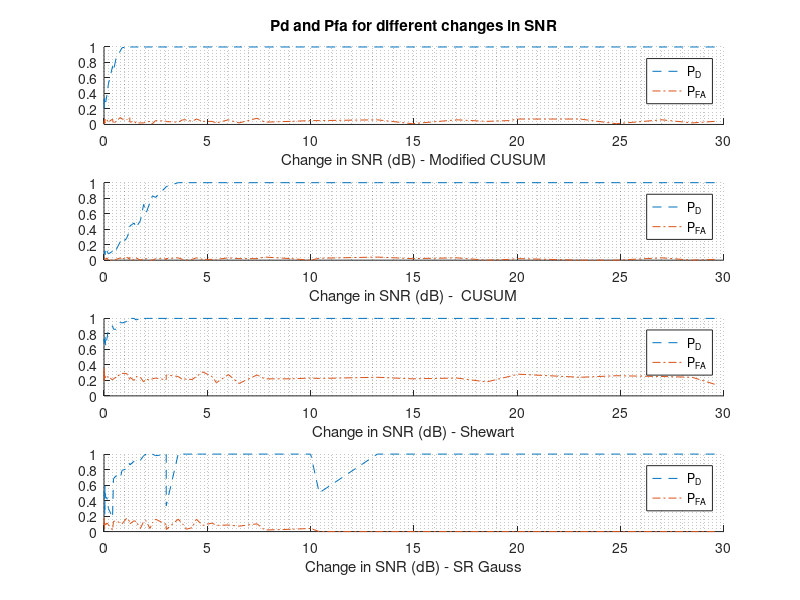
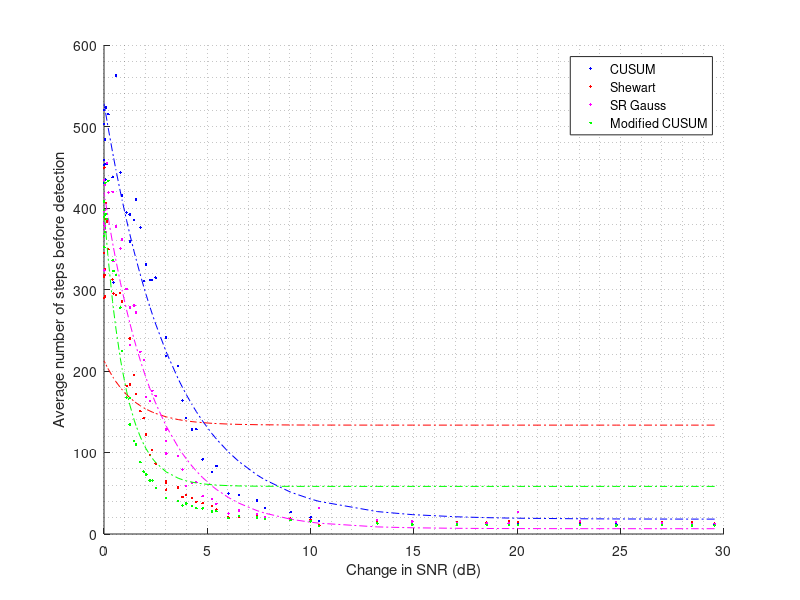
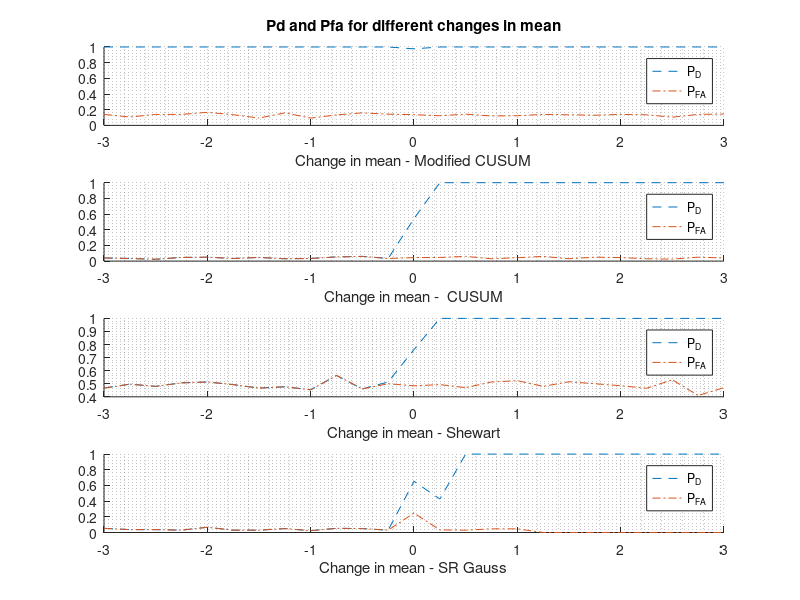
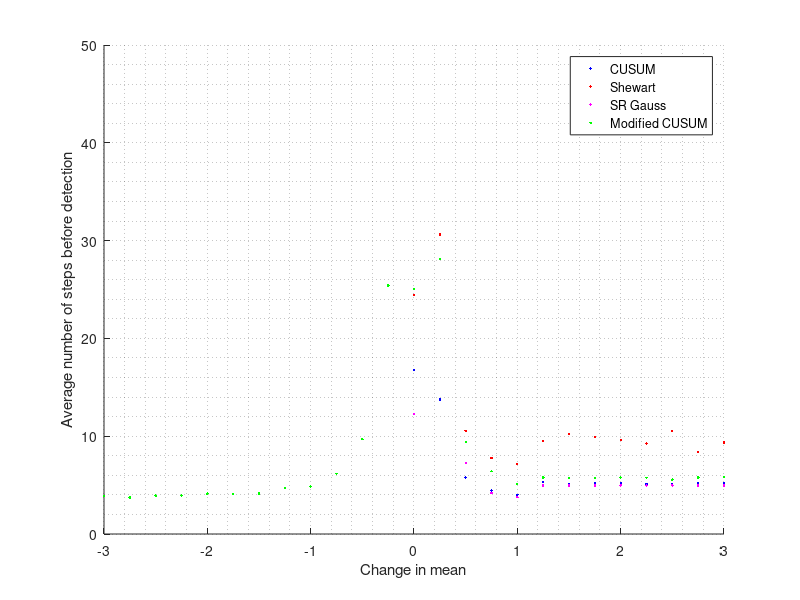

These charts were generated, in order, by the following MATLAB code:
%% gen_results
% generate results based on the comparison_of_methods


clear all
clc
%%

f0 = .1;
n=1:1000;

var_list = [0.001 0.01 0.1 0.2 0.3 0.5 0.7 0.9];
var_offset_list = [0 0.001 0.01 0.1 0.2 0.3 0.5 0.7 0.9];
mean_list = -3:.25:3;
numInnerLoops = 100;

% data = (truevar, var_offset, mean_offset, signal_snr, mod_snr, kk, shew3, SRn, num1)
data = zeros(length(var_list)*length(var_offset_list)*length(mean_list)*numInnerLoops, 9);
data_idx = 0;

gen_data = 0;
if (gen_data)
    for truevar = var_list;
        for var_offset = var_offset_list;
            for mean_offset = mean_list;
                for innerLoopNum = 1:numInnerLoops;
                    data_idx = data_idx + 1;
                    if (mod(data_idx,100) == 1)
                        display(['Entry ' num2str(data_idx)])
                    end
                    true_signal = gen_ux0(length(n), 8)+5;
                    
                    signal_snr = -10*log10(truevar);
                    mod_snr = -10*log10(truevar + var_offset);
                    change_points = [200 500];
                    
                    mod_signal = zeros(1, length(n));
                    mod_signal(1:change_points(1)-1) = awgn(true_signal(1:change_points(1)-1), signal_snr);
                    mod_signal(change_points(1):change_points(2)-1) = awgn(true_signal(change_points(1):change_points(2)-1), mod_snr);
                    mod_signal(change_points(2):end) = awgn(true_signal(change_points(2):end), mod_snr) + mean_offset;
                    
                    h = 5.5;
                    [kk,cc]=CUSUM(mod_signal',true_signal',sqrt(truevar),h);
                    
                    shew3=Shewhart(mod_signal',true_signal',sqrt(truevar)); % Shewhart.m
                    
                    Wstop = 700;
                    [SRn,Wn]=SRnorm(mod_signal',true_signal',sqrt(truevar),Wstop); % SRnorm.m
                    
                    %% Need to put this into its own function
                    % cusum adopted for both var and mean
                    m=100;
                    c = zeros(1,length(n));
                    cmin = zeros(1,length(n));
                    c_thresh = -20;
                    
                    for i=1:length(n);
                        if (i<=m)
                            c(i) = 0;
                            cmin(i) = 0;
                        else
                            sig_est = (1/m)*sum((mod_signal(i-m:i)-true_signal(i-m:i)).^2);
                            mu_est = (1/m)*sum(mod_signal(i-m:i)-true_signal(i-m:i));
                            c(i) = .5*log(truevar) - .5 * log(sig_est) + .5*(1/sig_est - 1/truevar)*sum((mod_signal(i-m:i)-true_signal(i-m:i)).^2);
                            cmin(i) = min([0,.5*log(truevar) - .5 * log(sig_est) + .5*(1/sig_est - 1/truevar)*sum((mod_signal(i-m:i)-true_signal(i-m:i)).^2)]);
                        end
                    end
                    
                    if (sum(cmin < c_thresh)>0)
                        num1 = find(cmin < c_thresh);
                        num1 = num1(1);
                    else
                        num1=length(n);
                    end
                    
                    % store some data
                    data(data_idx,:) = [truevar, var_offset, mean_offset, signal_snr, mod_snr, kk, shew3, SRn, num1];
                end
            end
        end
    end
end
%% save the data
% save('full_data.mat','data');
load('full_data.mat')
% load('full_set.mat')
%% process all the data
% data = (truevar, var_offset, mean_offset, signal_snr, mod_snr, kk, shew3, SRn, num1)

% easy false alarm probs
zerorows = find(and(any(data(:,[2])==0, 2), any(data(:,[3]) == 0, 2))); zerodata = data(zerorows,:);
zerovar = find(and(any(data(:,[2])==0, 2), any(data(:,[3]) ~= 0, 2))); zerovardata = data(zerovar,:);
zeromean = find(and(any(data(:,[2])~=0, 2), any(data(:,[3]) == 0, 2))); zeromeandata = data(zeromean,:);
for i=1:length(zeromeandata)
    zeromeandata(i,10) = zeromeandata(i,5) - (zeromeandata(i,4));
end

p_total = 0;
p_mean_total = 0;
p_var_total = 0;
pfa_mean_sr = 0; pfa_mean_cusum = 0; pfa_mean_shewart = 0; pfa_mean_modcu = 0;
pd_mean_sr = 0; pd_mean_cusum = 0; pd_mean_shewart = 0; pd_mean_modcu = 0;
pfa_var_sr = 0; pfa_var_cusum = 0; pfa_var_shewart = 0; pfa_var_modcu = 0;
pd_var_sr = 0; pd_var_cusum = 0; pd_var_shewart = 0; pd_var_modcu = 0;

add_sr = [];
add_cusum = [];
add_shewart = [];
add_modcu = [];

for idx = 1:size(zerodata,1)
    if (zerodata(idx,6)<length(n))
        pfa_var_cusum = pfa_var_cusum + 1;
    end
    if (zerodata(idx,7)<length(n))
        pfa_var_shewart = pfa_var_shewart + 1;
    end
    if (zerodata(idx,8)<length(n))
        pfa_var_sr = pfa_var_sr + 1;
    end
    if (zerodata(idx,9)<length(n))
        pfa_var_modcu = pfa_var_modcu + 1;
    end
    
    p_var_total = p_var_total + 1; % FIXME - this amount should only be added to total when calculating Pfa
end

% zer var data - delta mean
for idx = 1:size(zerovardata,1)
    if (zerovardata(idx,6)<length(n))
        pd_var_cusum = pd_var_cusum + 1;
        if ( zerovardata(idx,6)>=500)
            add_cusum(end + 1) = zerovardata(idx,6)-500;
        end
    end
    if (zerovardata(idx,6)<500)
        pfa_var_cusum = pfa_var_cusum + 1;
    end
    if ( zerovardata(idx,7)<length(n))
        pd_var_shewart = pd_var_shewart + 1;
        
        if ( zerovardata(idx,7)>=500)
            add_shewart(end + 1) = zerovardata(idx,7)-500;
        end
    end
    if (zerovardata(idx,7)<500)
        pfa_var_shewart = pfa_var_shewart + 1;
    end
    if ( zerovardata(idx,8)<length(n))
        pd_var_sr = pd_var_sr + 1;
        if ( zerovardata(idx,8)>=500)
            add_sr(end + 1) = zerovardata(idx,8)-500;
        end
    end
    if (zerovardata(idx,8)<500)
        pfa_var_sr = pfa_var_sr + 1;
    end
    if ( zerovardata(idx,9)<length(n))
        pd_var_modcu = pd_var_modcu + 1;
        
        if ( zerovardata(idx,9)>=500)
            add_modcu(end + 1) = zerovardata(idx,9)-500;
        end
    end
    if (zerovardata(idx,9)<500)
        pfa_var_modcu = pfa_var_modcu + 1;
    end
    
    p_var_total = p_var_total + 1;
end

add_cusum_var = sum(add_cusum)/numel(add_cusum);
add_shewart_var = sum(add_shewart)/numel(add_shewart);
add_sr_var = sum(add_sr)/numel(add_sr);
add_modcu_var = sum(add_modcu)/numel(add_modcu);

% zero mean data - delta var
for idx = 1:size(zeromeandata,1)
    if ( zeromeandata(idx,6)<length(n))
        pd_mean_cusum = pd_mean_cusum + 1;
        if ( zerovardata(idx,6)>=200)
            add_cusum(end + 1) = zerovardata(idx,6)-200;
        end
    end
    if (zeromeandata(idx,6)<200)
        pfa_mean_cusum = pfa_mean_cusum + 1;
    end
    if ( zeromeandata(idx,7)<length(n))
        
        pd_mean_shewart = pd_mean_shewart + 1;
        if ( zerovardata(idx,7)>=200)
            add_shewart(end + 1) = zerovardata(idx,7)-200;
        end
    end
    if (zeromeandata(idx,7)<200)
        pfa_mean_shewart = pfa_mean_shewart + 1;
    end
    if (zeromeandata(idx,8)<length(n))
        pd_mean_sr = pd_mean_sr + 1;
        if ( zerovardata(idx,8)>=200)
            add_sr(end + 1) = zerovardata(idx,8)-200;
        end
    end
    if (zeromeandata(idx,8)<200)
        pfa_mean_sr = pfa_mean_sr + 1;
    end
    if ( zeromeandata(idx,9)<length(n))
        pd_mean_modcu = pd_mean_modcu + 1;
        if ( zerovardata(idx,9)>=200)
            add_modcu(end + 1) = zerovardata(idx,9)-200;
        end
    end
    if (zeromeandata(idx,9)<200)
        pfa_mean_modcu = pfa_mean_modcu + 1;
    end
    
    p_mean_total = p_mean_total + 1;
end
add_cusum_mean = sum(add_cusum)/numel(add_cusum);
add_shewart_mean = sum(add_shewart)/numel(add_shewart);
add_sr_mean = sum(add_sr)/numel(add_sr);
add_modcu_mean = sum(add_modcu)/numel(add_modcu);

add_cusum = (add_cusum_mean + add_cusum_var)/2
add_shewart = (add_shewart_mean + add_shewart_var)/2
add_sr = (add_sr_mean + add_sr_var)/2
add_modcu = (add_modcu_mean + add_modcu_var)/2


pfa_sr = (pfa_mean_sr/p_mean_total + pfa_var_sr/p_var_total)/2
pfa_cusum = (pfa_mean_cusum/p_mean_total + pfa_var_cusum/p_var_total)/2
pfa_shewart = (pfa_mean_shewart/p_mean_total + pfa_var_shewart/p_var_total)/2
pfa_modcu = (pfa_mean_modcu/p_mean_total + pfa_var_modcu/p_var_total)/2


pd_sr = (pd_mean_sr/p_mean_total + pd_var_sr/p_var_total)/2
pd_cusum = (pd_mean_cusum/p_mean_total + pd_var_cusum/p_var_total)/2
pd_shewart = (pd_mean_shewart/p_mean_total + pd_var_shewart/p_var_total)/2
pd_modcu = (pd_mean_modcu/p_mean_total + pd_var_modcu/p_var_total)/2

%% more data processing - find above stats per delta SNR
% easy false alarm probs
zerorows = find(and(any(data(:,[2])==0, 2), any(data(:,[3]) == 0, 2))); zerodata = data(zerorows,:);
zerovar = find(and(any(data(:,[2])==0, 2), any(data(:,[3]) ~= 0, 2))); zerovardata = data(zerovar,:);
zeromean = find(and(any(data(:,[2])~=0, 2), any(data(:,[3]) == 0, 2))); zeromeandata = data(zeromean,:);
for i=1:length(zeromeandata)
    zeromeandata(i,10) = zeromeandata(i,5) - (zeromeandata(i,4));
end

delta_snrs = sort(unique(zeromeandata(:,10)));

for snrs_idx = 1:length(delta_snrs)    
    snrsdata = find(zeromeandata(:,10)==delta_snrs(snrs_idx));
    snrsdata = zeromeandata(snrsdata,:);
    
    p_total = 0;
    p_var_total = 0;
    pfa_var_sr = 0; pfa_var_cusum = 0; pfa_var_shewart = 0; pfa_var_modcu = 0;
    pd_var_sr = 0; pd_var_cusum = 0; pd_var_shewart = 0; pd_var_modcu = 0;
    
    add_sr = [length(n)];    add_cusum = [length(n)];    add_shewart = [length(n)];    add_modcu = [length(n)];
    

    % zero mean data - delta var
    for idx = 1:size(snrsdata,1)
        if (snrsdata(idx,6)<length(n))
            pd_var_cusum = pd_var_cusum + 1;
            if ( snrsdata(idx,6)>=200)
                add_cusum(end + 1) = snrsdata(idx,6)-200;
            end
        end
        if (snrsdata(idx,6)<200)
            pfa_var_cusum = pfa_var_cusum + 1;
        end
        if ( snrsdata(idx,7)<length(n))
            pd_var_shewart = pd_var_shewart + 1;
            
            if ( snrsdata(idx,7)>=200)
                add_shewart(end + 1) = snrsdata(idx,7)-200;
            end
        end
        if (snrsdata(idx,7)<200)
            pfa_var_shewart = pfa_var_shewart + 1;
        end
        if ( snrsdata(idx,8)<length(n))
            pd_var_sr = pd_var_sr + 1;
            if ( snrsdata(idx,8)>=200)
                add_sr(end + 1) = snrsdata(idx,8)-200;
            end
        end
        if (snrsdata(idx,8)<200)
            pfa_var_sr = pfa_var_sr + 1;
        end
        if ( snrsdata(idx,9)<length(n))
            pd_var_modcu = pd_var_modcu + 1;
            
            if ( snrsdata(idx,9)>=200)
                add_modcu(end + 1) = snrsdata(idx,9)-200;
            end
        end
        if (snrsdata(idx,9)<200)
            pfa_var_modcu = pfa_var_modcu + 1;
        end
        
        p_var_total = p_var_total + 1;
    end
    
    add_cusum_var = sum(add_cusum)/numel(add_cusum);
    add_shewart_var = sum(add_shewart)/numel(add_shewart);
    add_sr_var = sum(add_sr)/numel(add_sr);
    add_modcu_var = sum(add_modcu)/numel(add_modcu);

    % save the stuff into global arrays
    var_data(snrs_idx,:) = [...
        add_cusum_var, ...
        add_shewart_var,...
        add_sr_var,...
        add_modcu_var,...
        pfa_var_cusum/p_var_total,...
        pfa_var_shewart/p_var_total,...
        pfa_var_sr/p_var_total,...
        pfa_var_modcu/p_var_total,...
        pd_var_cusum/p_var_total,...
        pd_var_shewart/p_var_total,...
        pd_var_sr/p_var_total,...
        pd_var_modcu/p_var_total,...
        delta_snrs(snrs_idx),...
        ];
end

%% plot some stuff
figure(89);clf; 
subplot(4,1,1)
grid minor; hold on
plot(-var_data(:,13), var_data(:,12),'--')
plot(-var_data(:,13), var_data(:,8),'-.')
title('Pd and Pfa for different changes in SNR')
xlabel('Change in SNR (dB) - Modified CUSUM')
legend('P_D','P_F_A')

subplot(4,1,2)
grid minor; hold on
plot(-var_data(:,13), var_data(:,9),'--')
plot(-var_data(:,13), var_data(:,5),'-.')
% title('P_D and P_F_A for different changes in SNR')
xlabel('Change in SNR (dB) -  CUSUM')
legend('P_D','P_F_A')

subplot(4,1,3)
grid minor; hold on
plot(-var_data(:,13), var_data(:,10),'--')
plot(-var_data(:,13), var_data(:,6),'-.')
% title('P_D and P_F_A for different changes in SNR')
xlabel('Change in SNR (dB) - Shewart')
legend('P_D','P_F_A')

subplot(4,1,4)
grid minor; hold on
plot(-var_data(:,13), var_data(:,11),'--')
plot(-var_data(:,13), var_data(:,7),'-.')
% title('P_D and P_F_A for different changes in SNR')
xlabel('Change in SNR (dB) - SR Gauss')
legend('P_D','P_F_A')


f = @(b,x) b(1).*exp(b(2).*x) + b(3);
nrmrsd = @(b) norm( var_data(:,1) - f(b,-var_data(:,13)))                          % Residual Norm Cost Function
B0 = rand(3,1);                                                     % Choose Appropriate Initial Estimates
[B,rnrm] = fminsearch(nrmrsd, B0);    
f1 = f(B,-var_data(:,13))
nrmrsd = @(b) norm( var_data(:,2) - f(b,-var_data(:,13)))                          % Residual Norm Cost Function
B0 = rand(3,1);                                                     % Choose Appropriate Initial Estimates
[B,rnrm] = fminsearch(nrmrsd, B0);    
f2 = f(B,-var_data(:,13))
nrmrsd = @(b) norm( var_data(:,3) - f(b,-var_data(:,13)))                          % Residual Norm Cost Function
B0 = rand(3,1);                                                     % Choose Appropriate Initial Estimates
[B,rnrm] = fminsearch(nrmrsd, B0);    
f3 = f(B,-var_data(:,13))
nrmrsd = @(b) norm( var_data(:,4) - f(b,-var_data(:,13)))                          % Residual Norm Cost Function
B0 = rand(3,1);                                                     % Choose Appropriate Initial Estimates
[B,rnrm] = fminsearch(nrmrsd, B0);    
f4 = f(B,-var_data(:,13))

figure (90);clf;
grid minor; hold on;
h1=plot(-var_data(:,13),f1,'b-.',-var_data(:,13),var_data(:,1),'b.')
h2=plot(-var_data(:,13),f2,'r-.',-var_data(:,13),var_data(:,2),'r.')
h3=plot(-var_data(:,13),f3,'m-.',-var_data(:,13),var_data(:,3),'m.')
h4=plot(-var_data(:,13),f4,'g-.',-var_data(:,13),var_data(:,4),'g.')
legend([h1(2) h2(2) h3(2) h4(2)],'CUSUM','Shewart','SR Gauss','Modified CUSUM')
xlabel('Change in SNR (dB)')
ylabel('Average number of steps before detection')
%% more data processing - find above stats per delta SNR
% easy false alarm probs
zerorows = find(and(any(data(:,[2])==0, 2), any(data(:,[3]) == 0, 2))); zerodata = data(zerorows,:);
zerovar = find(and(any(data(:,[2])==0, 2), any(data(:,[3]) ~= 0, 2))); zerovardata = data(zerovar,:);
zeromean = find(and(any(data(:,[2])~=0, 2), any(data(:,[3]) == 0, 2))); zeromeandata = data(zeromean,:);
for i=1:length(zeromeandata)
    zerovardata(i,10) = zerovardata(i,3);
end

delta_snrs = sort(unique(zerovardata(:,10)));
var_data = [];
for snrs_idx = 1:length(delta_snrs)    
    snrsdata = find(zerovardata(:,10)==delta_snrs(snrs_idx));
    snrsdata = zerovardata(snrsdata,:);
    
    p_total = 0;
    p_var_total = 0;
    pfa_var_sr = 0; pfa_var_cusum = 0; pfa_var_shewart = 0; pfa_var_modcu = 0;
    pd_var_sr = 0; pd_var_cusum = 0; pd_var_shewart = 0; pd_var_modcu = 0;
    
    add_sr = [length(n)];    add_cusum = [length(n)];    add_shewart = [length(n)];    add_modcu = [length(n)];
    

    % zero mean data - delta var
    for idx = 1:size(snrsdata,1)
        if (snrsdata(idx,6)<length(n))
            pd_var_cusum = pd_var_cusum + 1;
            if ( snrsdata(idx,6)>=500)
                add_cusum(end + 1) = snrsdata(idx,6)-500;
            end
        end
        if (snrsdata(idx,6)<500)
            pfa_var_cusum = pfa_var_cusum + 1;
        end
        if ( snrsdata(idx,7)<length(n))
            pd_var_shewart = pd_var_shewart + 1;
            
            if ( snrsdata(idx,7)>=500)
                add_shewart(end + 1) = snrsdata(idx,7)-500;
            end
        end
        if (snrsdata(idx,7)<500)
            pfa_var_shewart = pfa_var_shewart + 1;
        end
        if ( snrsdata(idx,8)<length(n))
            pd_var_sr = pd_var_sr + 1;
            if ( snrsdata(idx,8)>=500)
                add_sr(end + 1) = snrsdata(idx,8)-500;
            end
        end
        if (snrsdata(idx,8)<500)
            pfa_var_sr = pfa_var_sr + 1;
        end
        if ( snrsdata(idx,9)<length(n))
            pd_var_modcu = pd_var_modcu + 1;
            
            if ( snrsdata(idx,9)>=500)
                add_modcu(end + 1) = snrsdata(idx,9)-500;
            end
        end
        if (snrsdata(idx,9)<500)
            pfa_var_modcu = pfa_var_modcu + 1;
        end
        
        p_var_total = p_var_total + 1;
    end
    
    add_cusum_var = sum(add_cusum)/numel(add_cusum);
    add_shewart_var = sum(add_shewart)/numel(add_shewart);
    add_sr_var = sum(add_sr)/numel(add_sr);
    add_modcu_var = sum(add_modcu)/numel(add_modcu);

    % save the stuff into global arrays
    var_data(snrs_idx,:) = [...
        add_cusum_var, ...
        add_shewart_var,...
        add_sr_var,...
        add_modcu_var,...
        pfa_var_cusum/p_var_total,...
        pfa_var_shewart/p_var_total,...
        pfa_var_sr/p_var_total,...
        pfa_var_modcu/p_var_total,...
        pd_var_cusum/p_var_total,...
        pd_var_shewart/p_var_total,...
        pd_var_sr/p_var_total,...
        pd_var_modcu/p_var_total,...
        delta_snrs(snrs_idx),...
        ];
end

%% plot some stuff
figure(891);clf; 
subplot(4,1,1)
grid minor; hold on
plot(var_data(:,13), var_data(:,12),'--')
plot(var_data(:,13), var_data(:,8),'-.')
title('Pd and Pfa for different changes in mean')
xlabel('Change in mean - Modified CUSUM')
legend('P_D','P_F_A')

subplot(4,1,2)
grid minor; hold on
plot(var_data(:,13), var_data(:,9),'--')
plot(var_data(:,13), var_data(:,5),'-.')
% title('Pd and Pfa for different changes in mean')
xlabel('Change in mean -  CUSUM')
legend('P_D','P_F_A')

subplot(4,1,3)
grid minor; hold on
plot(var_data(:,13), var_data(:,10),'--')
plot(var_data(:,13), var_data(:,6),'-.')
% title('Pd and Pfa for different changes in mean')
xlabel('Change in mean - Shewart')
legend('P_D','P_F_A')

subplot(4,1,4)
grid minor; hold on
plot(var_data(:,13), var_data(:,11),'--')
plot(var_data(:,13), var_data(:,7),'-.')
% title('Pd and Pfa for different changes in mean')
xlabel('Change in mean - SR Gauss')
legend('P_D','P_F_A')


f = @(b,x) b(1).*exp(b(2).*x) + b(3);
nrmrsd = @(b) norm( var_data(:,1) - f(b,-var_data(:,13)))                          % Residual Norm Cost Function
B0 = rand(3,1);                                                     % Choose Appropriate Initial Estimates
[B,rnrm] = fminsearch(nrmrsd, B0);    
f1 = f(B,-var_data(:,13))
nrmrsd = @(b) norm( var_data(:,2) - f(b,-var_data(:,13)))                          % Residual Norm Cost Function
B0 = rand(3,1);                                                     % Choose Appropriate Initial Estimates
[B,rnrm] = fminsearch(nrmrsd, B0);    
f2 = f(B,-var_data(:,13))
nrmrsd = @(b) norm( var_data(:,3) - f(b,-var_data(:,13)))                          % Residual Norm Cost Function
B0 = rand(3,1);                                                     % Choose Appropriate Initial Estimates
[B,rnrm] = fminsearch(nrmrsd, B0);    
f3 = f(B,-var_data(:,13))
nrmrsd = @(b) norm( var_data(:,4) - f(b,-var_data(:,13)))                          % Residual Norm Cost Function
B0 = rand(3,1);                                                     % Choose Appropriate Initial Estimates
[B,rnrm] = fminsearch(nrmrsd, B0);    
f4 = f(B,-var_data(:,13))

figure (901);clf;
grid minor; hold on;
h5=plot(var_data(:,13),var_data(:,1),'b.')
h6=plot(var_data(:,13),var_data(:,2),'r.')
h7=plot(var_data(:,13),var_data(:,3),'m.')
h8=plot(var_data(:,13),var_data(:,4),'g.')
legend([h5(1) h6(1) h7(1) h8(1)],'CUSUM','Shewart','SR Gauss','Modified CUSUM')
xlabel('Change in mean')
ylabel('Average number of steps before detection')
ylim([0 50])